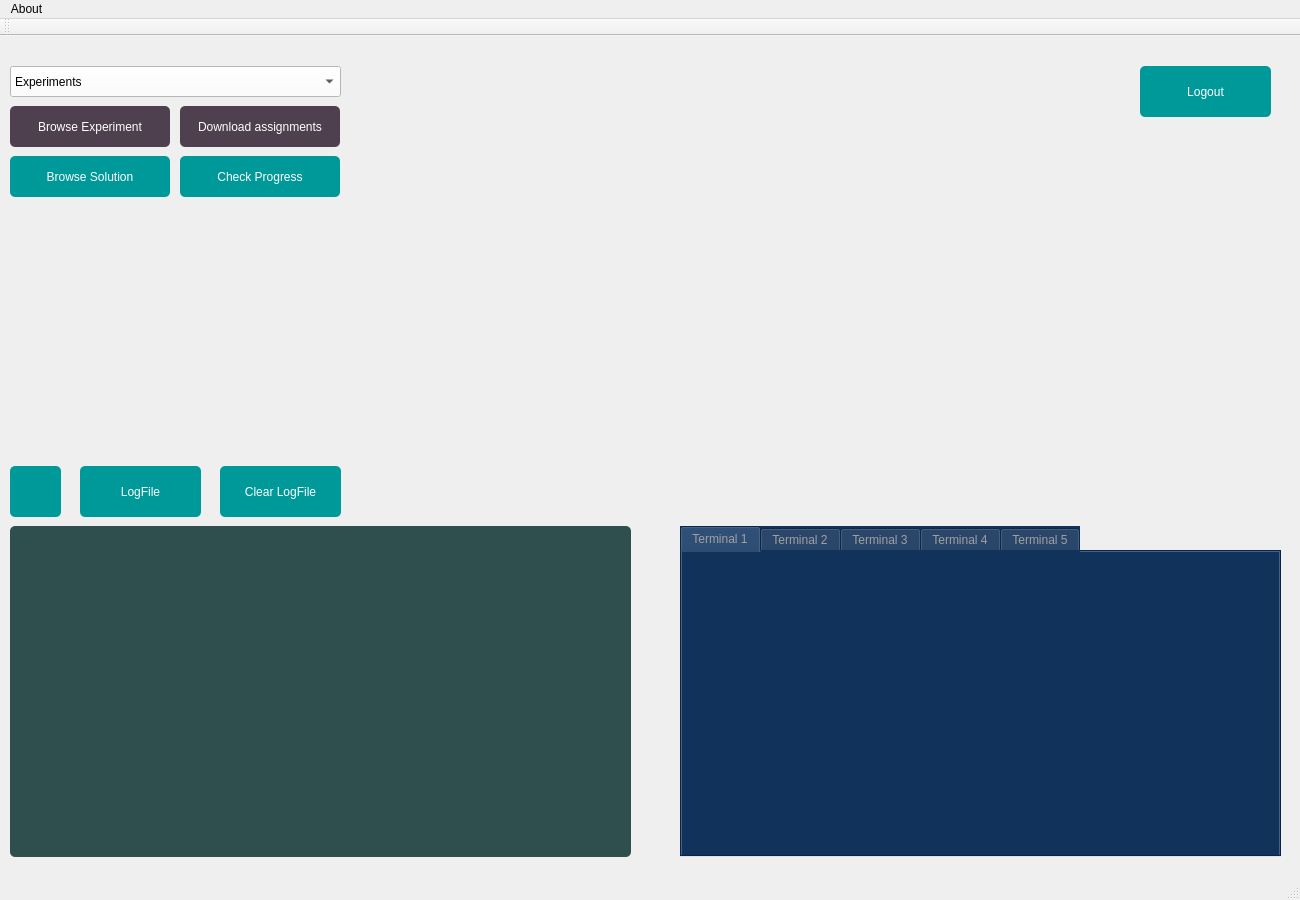
<?xml version="1.0" encoding="UTF-8"?>
<ui version="4.0">
 <class>MainWindow</class>
 <widget class="QMainWindow" name="MainWindow">
  <property name="geometry">
   <rect>
    <x>0</x>
    <y>0</y>
    <width>1300</width>
    <height>900</height>
   </rect>
  </property>
  <property name="windowTitle">
   <string>MainWindow</string>
  </property>
  <property name="styleSheet">
   <string notr="true"/>
  </property>
  <widget class="QWidget" name="centralwidget">
   <widget class="QPushButton" name="download_button">
    <property name="geometry">
     <rect>
      <x>80</x>
      <y>430</y>
      <width>121</width>
      <height>51</height>
     </rect>
    </property>
    <property name="cursor">
     <cursorShape>PointingHandCursor</cursorShape>
    </property>
    <property name="styleSheet">
     <string notr="true">background-color:rgb(0,153,153);
color:white;
border-style:outset;
border-width:2px;
border-radius:5px;
border:white;
</string>
    </property>
    <property name="text">
     <string>LogFile</string>
    </property>
   </widget>
   <widget class="QPushButton" name="clear_button">
    <property name="geometry">
     <rect>
      <x>220</x>
      <y>430</y>
      <width>121</width>
      <height>51</height>
     </rect>
    </property>
    <property name="cursor">
     <cursorShape>PointingHandCursor</cursorShape>
    </property>
    <property name="styleSheet">
     <string notr="true">background-color:rgb(0,153,153);
color:white;
border-style:outset;
border-width:2px;
border-radius:5px;
border:white;
</string>
    </property>
    <property name="text">
     <string>Clear LogFile</string>
    </property>
   </widget>
   <widget class="QPushButton" name="logout_button">
    <property name="geometry">
     <rect>
      <x>1140</x>
      <y>30</y>
      <width>131</width>
      <height>51</height>
     </rect>
    </property>
    <property name="cursor">
     <cursorShape>PointingHandCursor</cursorShape>
    </property>
    <property name="styleSheet">
     <string notr="true">background-color:rgb(0,153,153);
color:white;
border-style:outset;
border-width:2px;
border-radius:5px;
border:white;
</string>
    </property>
    <property name="text">
     <string>Logout</string>
    </property>
   </widget>
   <widget class="QPushButton" name="open_pdf_button">
    <property name="geometry">
     <rect>
      <x>10</x>
      <y>70</y>
      <width>160</width>
      <height>41</height>
     </rect>
    </property>
    <property name="cursor">
     <cursorShape>PointingHandCursor</cursorShape>
    </property>
    <property name="styleSheet">
     <string notr="true">background-color:rgb(78,64,78);
color:white;
border-style:outset;
border-width:2px;
border-radius:5px;
border:white;
</string>
    </property>
    <property name="text">
     <string>Browse Experiment</string>
    </property>
   </widget>
   <widget class="QComboBox" name="experiment_comboBox">
    <property name="geometry">
     <rect>
      <x>10</x>
      <y>30</y>
      <width>331</width>
      <height>31</height>
     </rect>
    </property>
    <property name="styleSheet">
     <string notr="true">background-color:rgb(255,255,255)</string>
    </property>
    <item>
     <property name="text">
      <string>Experiments</string>
     </property>
    </item>
    <item>
     <property name="text">
      <string>Experiment 1</string>
     </property>
    </item>
    <item>
     <property name="text">
      <string>Experiment 2</string>
     </property>
    </item>
    <item>
     <property name="text">
      <string>Experiment 3</string>
     </property>
    </item>
    <item>
     <property name="text">
      <string>Experiment 4</string>
     </property>
    </item>
    <item>
     <property name="text">
      <string>Experiment 5</string>
     </property>
    </item>
    <item>
     <property name="text">
      <string>Experiment 6</string>
     </property>
    </item>
    <item>
     <property name="text">
      <string>Experiment 7</string>
     </property>
    </item>
    <item>
     <property name="text">
      <string>Experiment 8</string>
     </property>
    </item>
    <item>
     <property name="text">
      <string>Experiment 9</string>
     </property>
    </item>
    <item>
     <property name="text">
      <string>Experiment 10</string>
     </property>
    </item>
    <item>
     <property name="text">
      <string>Experiment 11</string>
     </property>
    </item>
    <item>
     <property name="text">
      <string>Experiment 12</string>
     </property>
    </item>
    <item>
     <property name="text">
      <string>Experiment 13</string>
     </property>
    </item>
    <item>
     <property name="text">
      <string>Experiment 14</string>
     </property>
    </item>
    <item>
     <property name="text">
      <string>Experiment 15</string>
     </property>
    </item>
    <item>
     <property name="text">
      <string>Experiment 16</string>
     </property>
    </item>
   </widget>
   <widget class="QPushButton" name="open_solution">
    <property name="geometry">
     <rect>
      <x>10</x>
      <y>120</y>
      <width>160</width>
      <height>41</height>
     </rect>
    </property>
    <property name="cursor">
     <cursorShape>PointingHandCursor</cursorShape>
    </property>
    <property name="styleSheet">
     <string notr="true">background-color:rgb(0,153,153);
color:white;
border-style:outset;
border-width:2px;
border-radius:5px;
border:white;
</string>
    </property>
    <property name="text">
     <string>Browse Solution</string>
    </property>
   </widget>
   <widget class="QPushButton" name="download_script">
    <property name="geometry">
     <rect>
      <x>180</x>
      <y>70</y>
      <width>160</width>
      <height>41</height>
     </rect>
    </property>
    <property name="cursor">
     <cursorShape>PointingHandCursor</cursorShape>
    </property>
    <property name="styleSheet">
     <string notr="true">background-color:rgb(78,64,78);
color:white;
border-style:outset;
border-width:2px;
border-radius:5px;
border:white;
</string>
    </property>
    <property name="text">
     <string>Download assignments</string>
    </property>
   </widget>
   <widget class="QPushButton" name="check_progress">
    <property name="geometry">
     <rect>
      <x>180</x>
      <y>120</y>
      <width>160</width>
      <height>41</height>
     </rect>
    </property>
    <property name="cursor">
     <cursorShape>PointingHandCursor</cursorShape>
    </property>
    <property name="styleSheet">
     <string notr="true">background-color:rgb(0,153,153);
color:white;
border-style:outset;
border-width:2px;
border-radius:5px;
border:white;
</string>
    </property>
    <property name="text">
     <string>Check Progress</string>
    </property>
   </widget>
   <widget class="QTabWidget" name="terminal_tab">
    <property name="geometry">
     <rect>
      <x>680</x>
      <y>490</y>
      <width>601</width>
      <height>331</height>
     </rect>
    </property>
    <property name="styleSheet">
     <string notr="true">background-color:rgb(17,50,91);
color:rgb(160,160,160);</string>
    </property>
    <property name="currentIndex">
     <number>0</number>
    </property>
    <widget class="QWidget" name="tab1">
     <attribute name="title">
      <string>Terminal 1</string>
     </attribute>
    </widget>
    <widget class="QWidget" name="tab2">
     <attribute name="title">
      <string>Terminal 2</string>
     </attribute>
    </widget>
    <widget class="QWidget" name="tab3">
     <attribute name="title">
      <string>Terminal 3</string>
     </attribute>
    </widget>
    <widget class="QWidget" name="tab4">
     <attribute name="title">
      <string>Terminal 4</string>
     </attribute>
    </widget>
    <widget class="QWidget" name="tab5">
     <attribute name="title">
      <string>Terminal 5</string>
     </attribute>
    </widget>
   </widget>
   <widget class="QPushButton" name="update_csv">
    <property name="geometry">
     <rect>
      <x>10</x>
      <y>430</y>
      <width>51</width>
      <height>51</height>
     </rect>
    </property>
    <property name="cursor">
     <cursorShape>PointingHandCursor</cursorShape>
    </property>
    <property name="styleSheet">
     <string notr="true">background-color:rgb(0,153,153);
color:white;
border-style:outset;
border-width:2px;
border-radius:5px;
border:white;
</string>
    </property>
    <property name="text">
     <string/>
    </property>
    <property name="icon">
     <iconset>
      <normaloff>images/update.png</normaloff>images/update.png</iconset>
    </property>
    <property name="iconSize">
     <size>
      <width>32</width>
      <height>32</height>
     </size>
    </property>
   </widget>
   <widget class="QLabel" name="logfile_label">
    <property name="geometry">
     <rect>
      <x>10</x>
      <y>490</y>
      <width>621</width>
      <height>331</height>
     </rect>
    </property>
    <property name="styleSheet">
     <string notr="true">background-color:rgb(47,79,79);
color:white;
border-style:outset;
border-width:2px;
border-radius:5px;
border:white;
</string>
    </property>
    <property name="text">
     <string/>
    </property>
   </widget>
   <widget class="QLabel" name="label_16">
    <property name="geometry">
     <rect>
      <x>0</x>
      <y>0</y>
      <width>1300</width>
      <height>900</height>
     </rect>
    </property>
    <property name="font">
     <font>
      <family>Waree</family>
      <pointsize>13</pointsize>
      <weight>75</weight>
      <italic>false</italic>
      <bold>true</bold>
     </font>
    </property>
    <property name="text">
     <string/>
    </property>
    <property name="pixmap">
     <pixmap>images/178343.jpg</pixmap>
    </property>
    <property name="scaledContents">
     <bool>true</bool>
    </property>
   </widget>
   <zorder>label_16</zorder>
   <zorder>download_button</zorder>
   <zorder>clear_button</zorder>
   <zorder>logout_button</zorder>
   <zorder>open_pdf_button</zorder>
   <zorder>experiment_comboBox</zorder>
   <zorder>open_solution</zorder>
   <zorder>download_script</zorder>
   <zorder>check_progress</zorder>
   <zorder>terminal_tab</zorder>
   <zorder>update_csv</zorder>
   <zorder>logfile_label</zorder>
  </widget>
  <widget class="QMenuBar" name="menubar">
   <property name="geometry">
    <rect>
     <x>0</x>
     <y>0</y>
     <width>1300</width>
     <height>22</height>
    </rect>
   </property>
   <widget class="QMenu" name="menuAbout">
    <property name="title">
     <string>About</string>
    </property>
    <widget class="QMenu" name="menuDesigners">
     <property name="title">
      <string>Designers</string>
     </property>
     <addaction name="designer"/>
     <addaction name="separator"/>
     <addaction name="designer2"/>
     <addaction name="designer3"/>
    </widget>
    <addaction name="separator"/>
    <addaction name="menuDesigners"/>
    <addaction name="hamer"/>
   </widget>
   <addaction name="menuAbout"/>
  </widget>
  <widget class="QStatusBar" name="statusbar"/>
  <widget class="QToolBar" name="toolBar">
   <property name="windowTitle">
    <string>toolBar</string>
   </property>
   <attribute name="toolBarArea">
    <enum>TopToolBarArea</enum>
   </attribute>
   <attribute name="toolBarBreak">
    <bool>false</bool>
   </attribute>
  </widget>
  <action name="hamer">
   <property name="text">
    <string>HAMER</string>
   </property>
  </action>
  <action name="designer">
   <property name="text">
    <string>Fatih VATANSEVER</string>
   </property>
  </action>
  <action name="designer2">
   <property name="text">
    <string>Yağız UMUR</string>
   </property>
  </action>
  <action name="designer3">
   <property name="text">
    <string>Berkay YARIŞ</string>
   </property>
  </action>
 </widget>
 <resources/>
 <connections/>
</ui>
